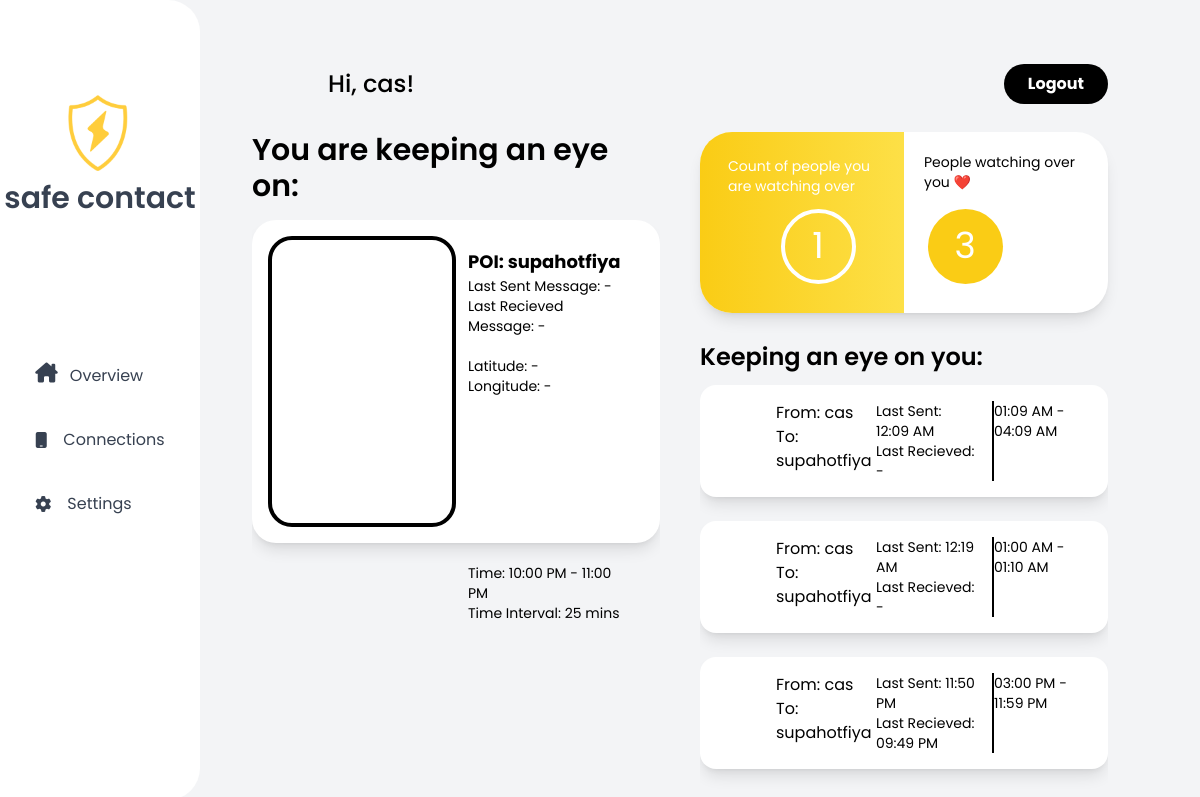
Screenshot of / (signed in) with the database file from the repository.
### client/models.py (models this page shows)
class User(db.Model, UserMixin):
    id = db.Column(db.Integer, primary_key=True)
    country_code = db.Column(db.String(10), unique=False)
    phone_number = db.Column(db.String(20), unique=True, nullable=False)
    password = db.Column(db.String(150), nullable=False)
    username = db.Column(db.String(150), unique=True)

class Connection(db.Model):
    __tablename__ = "connection"
    id = db.Column(db.Integer, primary_key=True)
    last_text = db.Column(db.DateTime) # last text sent to user
    last_recieved = db.Column(db.DateTime) # last text user sent to us
    interval = db.Column(db.Integer)
    start_time = db.Column(db.DateTime)
    end_time = db.Column(db.DateTime)
    location_tracking = db.Column(db.Boolean)
    text_contents = db.Column(db.String(300))
    admin_id = db.Column(db.Integer)
    admin_username = db.Column(db.String(150))
    contact_id = db.Column(db.Integer)
    contact_username = db.Column(db.String(150))
    lat = db.Column(db.Float)
    long = db.Column(db.Float)
    accuracy = db.Column(db.Float)

### client/routes.py (the view)
@routes.route('/', methods=['GET', 'POST'])
def home():
    users = User.query.all()
    connects = Connection.query.order_by(Connection.end_time.desc())
    text = Text.query.order_by(Text.time_sent.desc()) # connection.texts
    num_admin = 0
    num_contact = 0
    for conn in connects:
        if conn.admin_id == current_user.id:
            num_admin += 1
        elif conn.contact_id == current_user.id:
            num_contact += 1
    return render_template('home.html', user=current_user, users=users, connects=connects, text=text, num_admin=num_admin, num_contact=num_contact)

### client/templates/home.html (shortened to what this page needs)
{% extends "base_home.html"%} {% block content %}
<div class="flex flex-col w-full h-full p-5">
  <div class="upperhalf w-full h-40 flex flex-row justify-between items-center mb-4">
    <div class="flex flex-row gap-3 items-center">
      <div class="rounded-full w-16 h-16 rgb-baby-r"></div>
      <div class="text-black text-2xl font-medium">Hi, <span>{{current_user.username}}</span>!</div>
    </div>
    <button class="bg-black hover:bg-gray-500 text-white font-bold py-2 px-6 rounded-full mr-10">
      <a href="/logout" class=" flex justify-left items-center w-full">
        Logout
      </a>
    </button>
  </div>
  <div class="bottomhalf flex flex-row w-full h-full ">
    <div class="left flex flex-col justify-start h-full w-1/2 mr-10">
      <div class="w-full font-semibold text-3xl text-black mb-4">
        You are keeping an eye on:
      </div>
      <div class="h-[670px] w-full flex flex-col overflow-auto justify-start gap-y-6 scroll scrollbar">
        {% for connect in connects %}
        {% if connect.admin_id == current_user.id %}
        <div class="home-card w-full min-h-[323px] bg-white shadow-lg p-4 rounded-3xl">
          <div class="home-card-content w-full h-full flex flex-row">
            <div class="lhs w-1/2 h-full rounded-[1.5rem] overflow-hidden border-4 border-black">
              {% if connect.lat != None %}
              <img
                src="https://maps.googleapis.com/maps/api/staticmap?center={{ connect.lat }},{{ connect.long }}&markers=color:red%7Clabel:HERE%7C{{ connect.lat }},{{ connect.long }}&zoom=17&size=450x450&maptype=roadmap&key=AIzaSyCUU__-JQrar3wpIZ7hLjxj1f430REFlms"
                alt="Google Map of last location" class="object-cover" />
              {% else %}
              <div class="rgb-baby w-full h-full"></div>
              {% endif %}
            </div>
            <div class="rhs w-1/2 h-full flex flex-col justify-between p-3">
              <div class="w-full h-full">
                <div class="name text-lg text-black font-bold">
                  POI: {{ connect.contact_username }}
                </div>
                <div class="location h-full text-sm text-black break-words">
                  <div class="name text-sm text-black font-normal">
                    Last Sent Message:
                    {% if connect.last_recieved != None %}
                    {{ connect.last_recieved.strftime('%I:%M %p') }}
                    {% else %}
                    -
                    {% endif %}
                  </div>
                  <div class="location text-sm text-black font-normal">
                    Last Recieved Message:
                    {% if connect.last_recieved != None %}
                    {{ connect.last_recieved.strftime('%I:%M %p') }}
                    {% else %}
                    -
                    {% endif %}
                  </div>
                  <br>
                  <div class="flex flex-col justify-between h-full">
                    <div class="h-full text-sm text-black break-words flex flex-col justify-between">
                      <div class="block">
                        <div class="name text-sm text-black font-normal">
                          Latitude:
                          {% if connect.lat != None %}
                          {{ connect.lat }}
                          {% else %}
                          -
                          {% endif %}
                        </div>
                        <div class="location text-sm text-black font-normal">
                          Longitude:
                          {% if connect.long != None %}
                          {{ connect.long }}
                          {% else %}
                          -
                          {% endif %}
                        </div>
                      </div>
                      <div class="block">
                        <div class="name text-sm text-black font-normal">
                          Time: {{ connect.start_time.strftime('%I:%M %p') }} - {{ connect.end_time.strftime('%I:%M %p')
                          }}
                        </div>
                        <div class="location text-sm text-black font-normal">
                          Time Interval: {{ connect.interval }} mins
                        </div>
                      </div>
                    </div>
                  </div>
                </div>
                <br>
              </div>
            </div>
          </div>
        </div>
        {% endif %}
        {% endfor %}
      </div>
    </div>
    <div class="left flex flex-col justify-start h-[752.43px] w-1/2 mr-10">
      <div class="upperhalf h-1/4 bg-white shadow-lg rounded-[2rem] flex flex-row overflow-hidden">
        <div class="w-1/2 bg-gradient-to-r from-yellow-400 to-yellow-300 h-full p-5">
          <div class="w-full h-full flex flex-col">
            <div class="h-1/3 w-full flex justify-center items-center  text-white">
              <div class="text-sm text-left pl-2">Count of people you are watching over</div>
            </div>
            <div class="h-2/3 w-full flex justify-center items-center pl-8">
              <div
                class="w-[75px] h-[75px] border-4 border-white text-white rounded-full flex justify-center items-center text-4xl">
                {{ num_admin }}
              </div>
            </div>
          </div>
        </div>
        <div class="w-1/2 h-full p-5">
          <div class="flex flex-col w-full h-full">
            <div class="h-1/3 w-full text-sm">People watching over you ❤️</div>
            <div class="w-full h-2/3 flex flex-row">
              <div class="w-1/2 h-full flex justify-center items-center">
                <div
                  class="w-[75px] h-[75px] bg-yellow-400 rounded-full flex justify-center text-4xl text-white items-center">
                  {{ num_contact }}</div>
              </div>
            </div>
          </div>
        </div>
      </div>
      <div class="bottomhalf h-3/4 w-full overflow-hidden mt-7">
        <div class="w-full font-semibold text-2xl text-black mb-3">
          Keeping an eye on you:
        </div>
        <div class="h-[490.15px] w-full flex flex-col justify-start overflow-auto scroll scrollbar gap-y-6">
          {% for connect in connects %}
          {% if connect.contact_id == current_user.id %}
          <div class="home-card w-full min-h-[78.83px] bg-white shadow-lg p-4 rounded-2xl">
            <div class="home-card-content w-full h-full flex flex-row">
              <div class="lhs w-12 h-12 rgb-baby rounded-[2rem]"></div>
              <div class="rhs w-11/12 h-full flex flex-row justify-between ml-4">
                <div class="w-4/12 block">
                  <div class="name text-md text-black font-normal">
                    From: {{ connect.contact_username }}
                  </div>
                  <div class="location text-md text-black font-normal">
                    To: {{ connect.admin_username }}
                  </div>
                </div>
                <div class="w-4/12  block mr-4">
                  <div class="name text-sm text-black font-normal">
                    Last Sent:
                    {% if connect.last_text != None %}
                    {{ connect.last_text.strftime('%I:%M %p') }}
                    {% else %}
                    -
                    {% endif %}
                  </div>
                  <div class="location text-sm text-black font-normal">
                    Last Recieved:
                    {% if connect.last_recieved != None %}
                    {{ connect.last_recieved.strftime('%I:%M %p') }}
                    {% else %}
                    -
                    {% endif %}
                  </div>
                </div>
                <div class="w-4/12 border-l-black border-l-2">
                  <div class="name text-sm text-black justify-center items-center  flex flex-col">
                    <div>{{ connect.start_time.strftime('%I:%M %p') }} - {{ connect.end_time.strftime('%I:%M %p') }}
                    </div>
                  </div>
                </div>
              </div>
            </div>
          </div>
          {% endif %}
          {% endfor %}
        </div>
      </div>
    </div>
  </div>
</div>
{% endblock %}

### client/static/styles.css (style rules this page uses)
* { font-family: "Poppins", sans-serif; }
.rgb-baby { animation: rgb-anim 10s infinite; }
.rgb-baby-r { animation: rgb-anim 20s infinite reverse; }
.scroll { overflow-y: overlay; }

### rows the page displays
User: username "cas"
Connection: contact_username "supahotfiya", start_time "10:00 PM", end_time "11:00 PM", interval "25"
Connection: contact_username "cas", admin_username "supahotfiya", last_text "12:09 AM", start_time "01:09 AM", end_time "04:09 AM"
Connection: contact_username "cas", admin_username "supahotfiya", last_text "12:19 AM", start_time "01:00 AM", end_time "01:10 AM"
Connection: contact_username "cas", admin_username "supahotfiya", last_text "11:50 PM", last_recieved "09:49 PM", start_time "03:00 PM", end_time "11:59 PM"

### other values shown
{{ num_admin }} "1"
{{ num_contact }} "3"
